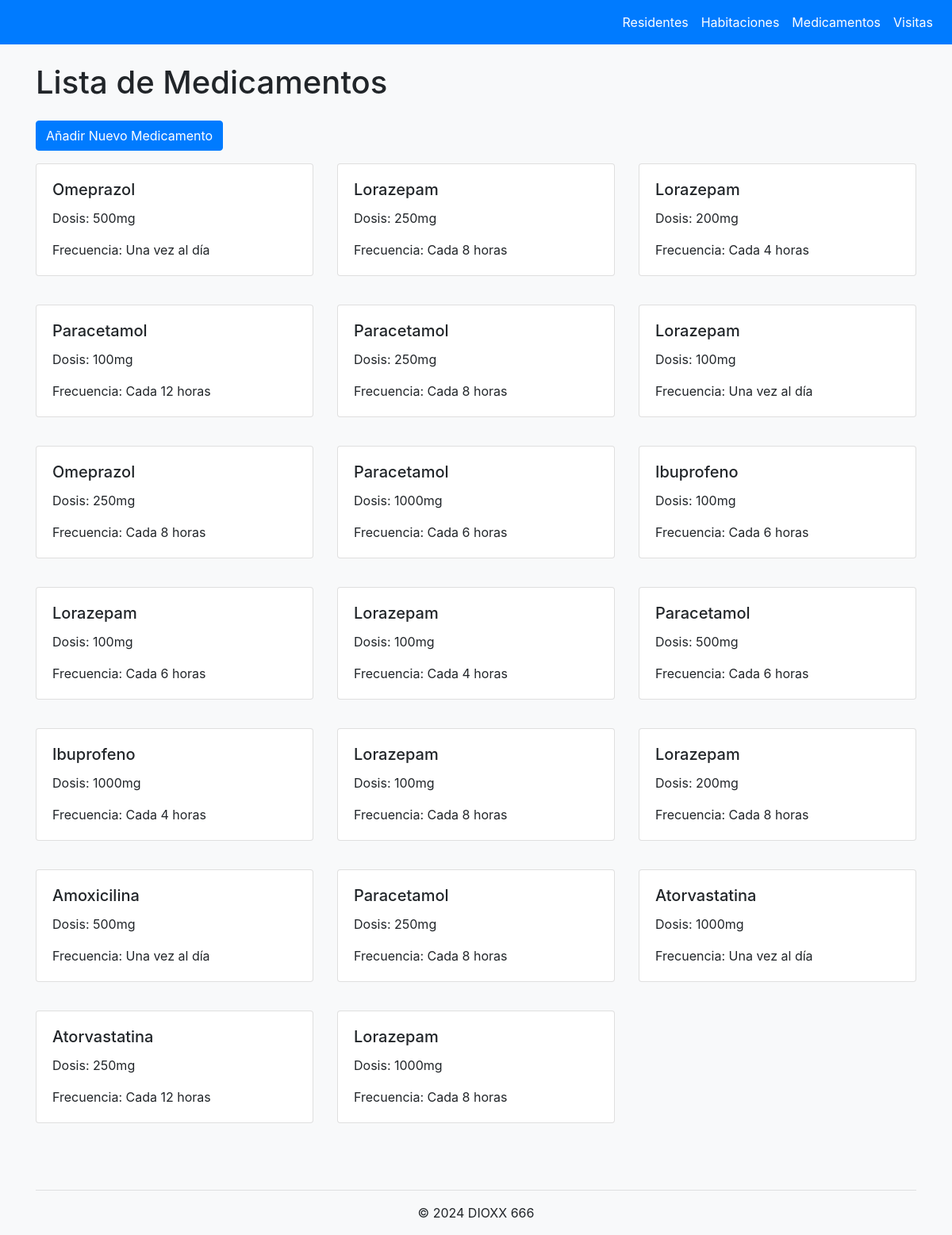
Screenshot of /medicamentos/ with the database file from the repository.
### core/models.py (models this page shows, shortened)
class Medicamento(models.Model):
    nombre = models.CharField(max_length=100)
    dosis = models.CharField(max_length=50)
    frecuencia = models.CharField(max_length=50)

### core/views.py (the view)
# urls.py: path('medicamentos/', views.MedicamentoListView.as_view(), name='medicamento_list'),
class MedicamentoListView(ListView):
    model = Medicamento
    template_name = 'core/medicamento_list.html'
    context_object_name = 'medicamentos'

### core/templates/core/medicamento_list.html
{% extends 'base.html' %}
{% load bootstrap4 %}
{% block content %}
  <h1 class="mb-4">Lista de Medicamentos</h1>
  <a href="{% url 'medicamento_new' %}" class="btn btn-primary mb-3">Añadir Nuevo Medicamento</a>
  <div class="row">
    {% for medicamento in medicamentos %}
      <div class="col-md-4 mb-3">
        <div class="card">
          <div class="card-body">
            <h5 class="card-title">{{ medicamento.nombre }}</h5>
            <p class="card-text">Dosis: {{ medicamento.dosis }}</p>
            <p class="card-text">Frecuencia: {{ medicamento.frecuencia }}</p>
          </div>
        </div>
      </div>
    {% empty %}
      <div class="col-12">
        <p class="alert alert-info">No hay medicamentos registrados.</p>
      </div>
    {% endfor %}
  </div>
{% endblock %}

### core/templates/base.html (style rules this page uses)
body { padding-top: 5rem; background-color: #f8f9fa; }
.card { margin-bottom: 20px; }

### rows the page displays
Medicamento: nombre "Omeprazol", dosis "500mg", frecuencia "Una vez al día"
Medicamento: nombre "Lorazepam", dosis "250mg", frecuencia "Cada 8 horas"
Medicamento: nombre "Lorazepam", dosis "200mg", frecuencia "Cada 4 horas"
Medicamento: nombre "Paracetamol", dosis "100mg", frecuencia "Cada 12 horas"
Medicamento: nombre "Paracetamol", dosis "250mg", frecuencia "Cada 8 horas"
Medicamento: nombre "Lorazepam", dosis "100mg", frecuencia "Una vez al día"
Medicamento: nombre "Omeprazol", dosis "250mg", frecuencia "Cada 8 horas"
Medicamento: nombre "Paracetamol", dosis "1000mg", frecuencia "Cada 6 horas"
Medicamento: nombre "Ibuprofeno", dosis "100mg", frecuencia "Cada 6 horas"
Medicamento: nombre "Lorazepam", dosis "100mg", frecuencia "Cada 6 horas"
Medicamento: nombre "Lorazepam", dosis "100mg", frecuencia "Cada 4 horas"
Medicamento: nombre "Paracetamol", dosis "500mg", frecuencia "Cada 6 horas"
Medicamento: nombre "Ibuprofeno", dosis "1000mg", frecuencia "Cada 4 horas"
Medicamento: nombre "Lorazepam", dosis "100mg", frecuencia "Cada 8 horas"
Medicamento: nombre "Lorazepam", dosis "200mg", frecuencia "Cada 8 horas"
Medicamento: nombre "Amoxicilina", dosis "500mg", frecuencia "Una vez al día"
Medicamento: nombre "Paracetamol", dosis "250mg", frecuencia "Cada 8 horas"
Medicamento: nombre "Atorvastatina", dosis "1000mg", frecuencia "Una vez al día"
Medicamento: nombre "Atorvastatina", dosis "250mg", frecuencia "Cada 12 horas"
Medicamento: nombre "Lorazepam", dosis "1000mg", frecuencia "Cada 8 horas"
